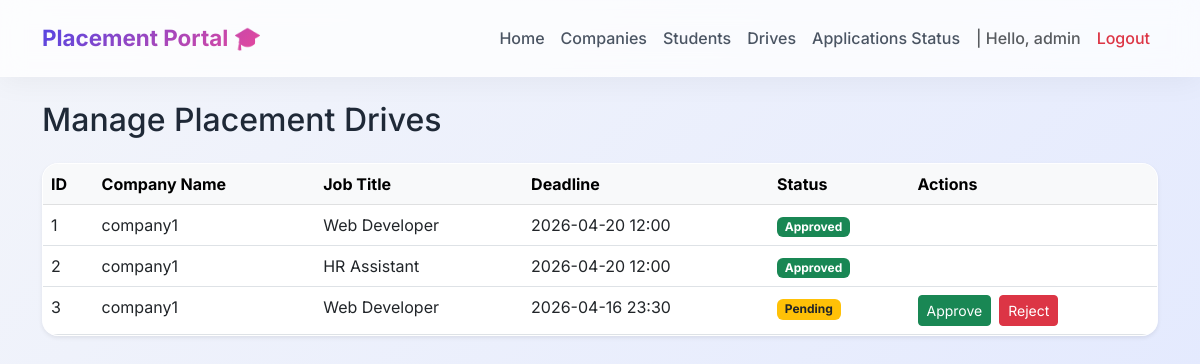
/admin/drives (signed in), run on the app's committed database.
### models.py (models this page shows)
class User(UserMixin, db.Model):
    id = db.Column(db.Integer, primary_key=True)
    username = db.Column(db.String(100), unique=True, nullable=False)
    email = db.Column(db.String(120), unique=True, nullable=False)
    password_hash = db.Column(db.String(255), nullable=False)
    role = db.Column(db.String(20), nullable=False) # 'admin', 'company', 'student'
    is_approved = db.Column(db.Boolean, default=False) # For company
    is_blacklisted = db.Column(db.Boolean, default=False)
    company_profile = db.relationship('CompanyProfile', backref='user', uselist=False)
    student_profile = db.relationship('StudentProfile', backref='user', uselist=False)

class PlacementDrive(db.Model):
    id = db.Column(db.Integer, primary_key=True)
    company_id = db.Column(db.Integer, db.ForeignKey('company_profile.id'), nullable=False)
    job_title = db.Column(db.String(100), nullable=False)
    job_description = db.Column(db.Text, nullable=False)
    eligibility_criteria = db.Column(db.Text, nullable=False)
    application_deadline = db.Column(db.DateTime, nullable=False)
    status = db.Column(db.String(20), default='Pending') # 'Pending', 'Approved', 'Closed'
    applications = db.relationship('Application', backref='drive', lazy=True)

class CompanyProfile(db.Model):
    id = db.Column(db.Integer, primary_key=True)
    user_id = db.Column(db.Integer, db.ForeignKey('user.id'), nullable=False)
    company_name = db.Column(db.String(100), nullable=False)
    hr_contact = db.Column(db.String(100), nullable=False)
    website = db.Column(db.String(200))
    drives = db.relationship('PlacementDrive', backref='company', lazy=True)

### app.py (the view)
@app.route('/admin/drives')
@login_required
def admin_drives():
    if current_user.role != 'admin': abort(403)
    drives = PlacementDrive.query.all()
    return render_template('admin/drives.html', drives=drives)

### app.py (called while the page is built)
@login_manager.user_loader
def load_user(user_id):
    return User.query.get(int(user_id))

### templates/admin/drives.html
{% extends "base.html" %}
{% block content %}
<div class="mb-4">
    <h2>Manage Placement Drives</h2>
</div>
<div class="card shadow-sm">
    <div class="card-body p-0">
        <table class="table table-hover mb-0">
            <thead class="table-light">
                <tr>
                    <th>ID</th>
                    <th>Company Name</th>
                    <th>Job Title</th>
                    <th>Deadline</th>
                    <th>Status</th>
                    <th>Actions</th>
                </tr>
            </thead>
            <tbody>
                {% for drive in drives %}
                <tr>
                    <td>{{ drive.id }}</td>
                    <td>{{ drive.company.company_name }}</td>
                    <td>{{ drive.job_title }}</td>
                    <td>{{ drive.application_deadline.strftime('%Y-%m-%d %H:%M') }}</td>
                    <td>
                        {% if drive.status == 'Pending' %}
                            <span class="badge bg-warning text-dark">Pending</span>
                        {% elif drive.status == 'Approved' %}
                            <span class="badge bg-success">Approved</span>
                        {% elif drive.status == 'Closed' %}
                            <span class="badge bg-secondary">Closed</span>
                        {% else %}
                            <span class="badge bg-danger">{{ drive.status }}</span>
                        {% endif %}
                    </td>
                    <td>
                        <div class="d-flex gap-2">
                        {% if drive.status == 'Pending' %}
                            <form action="{{ url_for('admin_drive_action', id=drive.id, action='approve') }}" method="POST">
                                <button type="submit" class="btn btn-sm btn-success">Approve</button>
                            </form>
                            <form action="{{ url_for('admin_drive_action', id=drive.id, action='reject') }}" method="POST">
                                <button type="submit" class="btn btn-sm btn-danger">Reject</button>
                            </form>
                        {% endif %}
                        </div>
                    </td>
                </tr>
                {% else %}
                <tr><td colspan="6" class="text-center py-4">No drives found.</td></tr>
                {% endfor %}
            </tbody>
        </table>
    </div>
</div>
{% endblock %}

### templates/base.html (shortened to what this page needs)
<!DOCTYPE html>
<html lang="en">
<head>
    <link href="https://cdn.jsdelivr.net/npm/bootstrap@5.3.0/dist/css/bootstrap.min.css" rel="stylesheet">
</head>
<body>
    <nav class="navbar navbar-expand-lg navbar-light bg-light border-bottom mb-4 shadow-sm">
      <div class="container">
        <a class="navbar-brand" href="/">Placement Portal 🎓</a>
        <div class="collapse navbar-collapse" id="navbarNav">
          <ul class="navbar-nav ms-auto">
            {% if current_user.is_authenticated %}
                {% if current_user.role == 'admin' %}
                    <li class="nav-item"><a class="nav-link" href="{{ url_for('admin_dashboard') }}">Home</a></li>
                    <li class="nav-item"><a class="nav-link" href="{{ url_for('admin_companies') }}">Companies</a></li>
                    <li class="nav-item"><a class="nav-link" href="{{ url_for('admin_students') }}">Students</a></li>
                    <li class="nav-item"><a class="nav-link" href="{{ url_for('admin_drives') }}">Drives</a></li>
                    <li class="nav-item"><a class="nav-link" href="{{ url_for('admin_history') }}">Applications Status</a></li>
                {% elif current_user.role == 'company' %}
                    <li class="nav-item"><a class="nav-link" href="{{ url_for('company_dashboard') }}">Home</a></li>
                {% elif current_user.role == 'student' %}
                    <li class="nav-item"><a class="nav-link" href="{{ url_for('student_dashboard') }}">Home</a></li>
                    <li class="nav-item"><a class="nav-link" href="{{ url_for('student_history') }}">My Applications</a></li>
                    <li class="nav-item"><a class="nav-link" href="{{ url_for('student_profile') }}">Profile</a></li>
                {% endif %}
                <li class="nav-item">
                    <span class="nav-link text-muted">| Hello, {{ current_user.username }}</span>
                </li>
                <li class="nav-item">
                    <a class="nav-link text-danger" href="{{ url_for('logout') }}">Logout</a>
                </li>
            {% else %}
                <li class="nav-item"><a class="nav-link" href="{{ url_for('login') }}">Login</a></li>
                <li class="nav-item"><a class="nav-link btn btn-primary text-white ms-2" href="{{ url_for('register') }}">Register</a></li>
            {% endif %}
          </ul>
        </div>
      </div>
    </nav>
    <div class="container">
        {% block content %}{% endblock %}
    </div>
</body>
</html>

### templates/base.html (style rules this page uses)
:root { --primary-bg: #f3f5fa; --brand-primary: #4f46e5; --brand-hover: #4338ca; --glass-bg: rgba(255, 255, 255, 0.75); --glass-border: rgba(255, 255, 255, 0.2); --card-shadow: 0 8px 32px rgba(31, 38, 135, 0.07); }
body { font-family: 'Inter', sans-serif; background: linear-gradient(135deg, #f3f5fa 0%, #e0e7ff 100%); color: #1f2937; min-height: 100vh; }
.navbar { background: var(--glass-bg) !important; backdrop-filter: blur(12px); -webkit-backdrop-filter: blur(12px); border-bottom: 1px solid var(--glass-border) !important; box-shadow: 0 4px 30px rgba(0, 0, 0, 0.05) !important; padding: 1rem 0; transition: all 0.3s ease; }
.navbar-brand { font-weight: 700; background: linear-gradient(135deg, #4f46e5 0%, #ec4899 100%); background-clip: text; -webkit-background-clip: text; -webkit-text-fill-color: transparent; font-size: 1.4rem; }
.nav-link { font-weight: 500; color: #4b5563; transition: all 0.2s ease-in-out; position: relative; }
.card, .card-stats { background: rgba(255, 255, 255, 0.9); backdrop-filter: blur(16px); border: 1px solid rgba(255, 255, 255, 0.5); border-radius: 16px; box-shadow: var(--card-shadow); transition: all 0.3s cubic-bezier(0.165, 0.84, 0.44, 1); overflow: hidden; }
.table { background: transparent; }
.table-light { background-color: rgba(243, 244, 246, 0.6); }
.table-hover tbody tr { transition: all 0.2s ease; }

### data on the page
User: username "admin"
PlacementDrive: id "1", company.company_name "company1", job_title "Web Developer", application_deadline "2026-04-20 12:00", status "Approved"
PlacementDrive: id "2", company.company_name "company1", job_title "HR Assistant", application_deadline "2026-04-20 12:00", status "Approved"
PlacementDrive: id "3", company.company_name "company1", job_title "Web Developer", application_deadline "2026-04-16 23:30", status "Pending"
